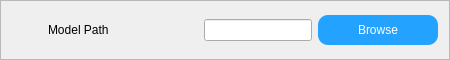
               <widget class="QFrame" name="Frame_Predict_ModelPath">
                <property name="sizePolicy">
                 <sizepolicy hsizetype="Preferred" vsizetype="Fixed">
                  <horstretch>0</horstretch>
                  <verstretch>0</verstretch>
                 </sizepolicy>
                </property>
                <property name="minimumSize">
                 <size>
                  <width>0</width>
                  <height>60</height>
                 </size>
                </property>
                <property name="maximumSize">
                 <size>
                  <width>16777215</width>
                  <height>60</height>
                 </size>
                </property>
                <property name="styleSheet">
                 <string notr="true">QFrame#Frame_Predict_ModelPath
{
	border-top:1px solid rgb(226, 226, 226);
	border-bottom:2px solid rgb(226, 226, 226);
	border-left:2px solid rgb(226, 226, 226);
	border-right:2px solid rgb(226, 226, 226);
	background-color: rgb(247, 247, 247);
}</string>
                </property>
                <property name="frameShape">
                 <enum>QFrame::StyledPanel</enum>
                </property>
                <property name="frameShadow">
                 <enum>QFrame::Raised</enum>
                </property>
                <layout class="QHBoxLayout" name="horizontalLayout_17">
                 <item>
                  <widget class="QLabel" name="Label_Predict_ModelPath">
                   <property name="sizePolicy">
                    <sizepolicy hsizetype="Fixed" vsizetype="Fixed">
                     <horstretch>0</horstretch>
                     <verstretch>0</verstretch>
                    </sizepolicy>
                   </property>
                   <property name="minimumSize">
                    <size>
                     <width>30</width>
                     <height>30</height>
                    </size>
                   </property>
                   <property name="maximumSize">
                    <size>
                     <width>30</width>
                     <height>30</height>
                    </size>
                   </property>
                   <property name="styleSheet">
                    <string notr="true">border-image: url(:/Icon/State/RedLight.png);</string>
                   </property>
                   <property name="text">
                    <string/>
                   </property>
                  </widget>
                 </item>
                 <item>
                  <widget class="QLabel" name="label_22">
                   <property name="sizePolicy">
                    <sizepolicy hsizetype="Fixed" vsizetype="Fixed">
                     <horstretch>0</horstretch>
                     <verstretch>0</verstretch>
                    </sizepolicy>
                   </property>
                   <property name="minimumSize">
                    <size>
                     <width>150</width>
                     <height>30</height>
                    </size>
                   </property>
                   <property name="maximumSize">
                    <size>
                     <width>150</width>
                     <height>30</height>
                    </size>
                   </property>
                   <property name="styleSheet">
                    <string notr="true">QLabel
{
	border:0px;
	
	font: 87 10pt &quot;Arial Black&quot;;
}</string>
                   </property>
                   <property name="text">
                    <string>Model Path</string>
                   </property>
                  </widget>
                 </item>
                 <item>
                  <widget class="QLineEdit" name="LineEdit_Predict_ModelPath"/>
                 </item>
                 <item>
                  <widget class="QPushButton" name="PushButton_Predict_ModelPath">
                   <property name="sizePolicy">
                    <sizepolicy hsizetype="Fixed" vsizetype="Fixed">
                     <horstretch>0</horstretch>
                     <verstretch>0</verstretch>
                    </sizepolicy>
                   </property>
                   <property name="minimumSize">
                    <size>
                     <width>120</width>
                     <height>30</height>
                    </size>
                   </property>
                   <property name="maximumSize">
                    <size>
                     <width>120</width>
                     <height>30</height>
                    </size>
                   </property>
                   <property name="styleSheet">
                    <string notr="true">QPushButton
{
	font: 87 10pt &quot;Arial Black&quot;;
	color: rgb(255, 255, 255);
	background-color: rgb(35, 162, 255);
	border-radius: 10px;
}
QPushButton:pressed
{
background-color: rgb(255, 255, 255);
}
QPushButton:hover
{
background-color: rgb(192, 233, 251);
}
QPushButton:disabled
{
	background-color: rgb(198, 198, 198);
}</string>
                   </property>
                   <property name="text">
                    <string>Browse</string>
                   </property>
                  </widget>
                 </item>
                </layout>
               </widget>
